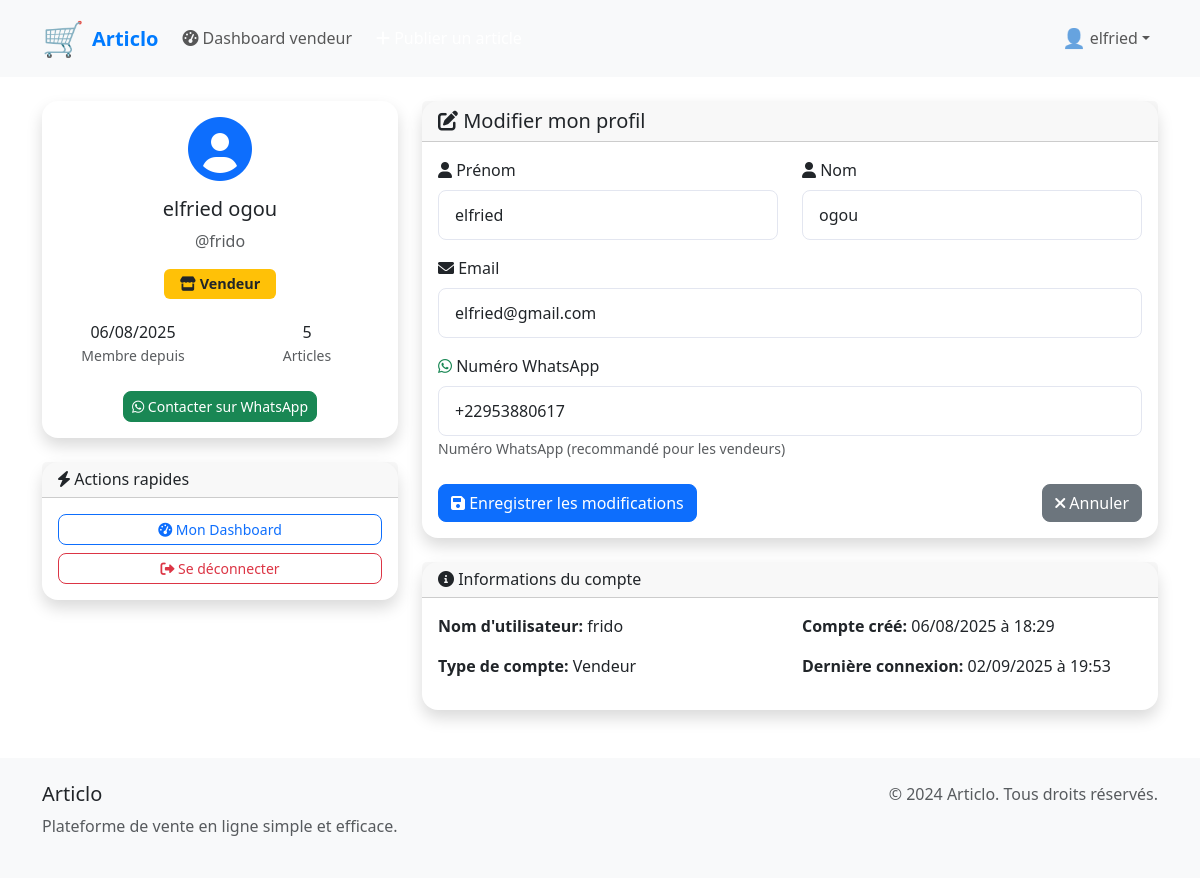
The page /profile/ (signed in) on the database its author committed.
### users/models.py (models this page shows, shortened)
class User(AbstractUser):
    ROLE_CHOICES = (
        ('admin', 'Administrateur'),
        ('seller', 'Vendeur'),
        ('client', 'Client'),
    )
    role = models.CharField(max_length=10, choices=ROLE_CHOICES, default='client')
    whatsapp_number = models.CharField(max_length=20, blank=True, null=True, help_text="Numéro WhatsApp pour les vendeurs")
    groups = models.ManyToManyField(
        'auth.Group',
        verbose_name='groups',
        blank=True,
        help_text='The groups this user belongs to.',
        related_name='custom_user_set',
        related_query_name='custom_user',
    )
    user_permissions = models.ManyToManyField(
        'auth.Permission',
        verbose_name='user permissions',
        blank=True,
        help_text='Specific permissions for this user.',
        related_name='custom_user_set',
        related_query_name='custom_user',
    )

### users/views.py (the view)
# urls.py: path('profile/', profile_view, name='profile'),
@login_required
def profile_view(request):
    if request.method == 'POST':
        form = UserProfileForm(request.POST, instance=request.user)
        if form.is_valid():
            form.save()
            messages.success(request, 'Votre profil a été mis à jour avec succès !')
            return redirect('users:profile')
    else:
        form = UserProfileForm(instance=request.user)
    context = {
        'form': form,
        'user': request.user
    }
    return render(request, 'users/profile.html', context)

### users/forms.py
class UserProfileForm(forms.ModelForm):
    class Meta:
        model = User
        fields = ('first_name', 'last_name', 'email', 'whatsapp_number')
        widgets = {
            'first_name': forms.TextInput(attrs={
                'class': 'form-control',
                'placeholder': 'Votre prénom'
            }),
            'last_name': forms.TextInput(attrs={
                'class': 'form-control',
                'placeholder': 'Votre nom'
            }),
            'email': forms.EmailInput(attrs={
                'class': 'form-control',
                'placeholder': 'Votre email'
            }),
            'whatsapp_number': forms.TextInput(attrs={
                'class': 'form-control',
                'placeholder': '+33123456789'
            }),
        }
    def __init__(self, *args, **kwargs):
        super().__init__(*args, **kwargs)
        self.fields['whatsapp_number'].help_text = "Numéro WhatsApp (recommandé pour les vendeurs)"

### users/templates/users/profile.html (shortened to what this page needs)
{% extends 'base.html' %}
{% block content %}
<div class="container mt-4">
    <div class="row">
        <div class="col-md-4">
            <div class="card shadow mb-4">
                <div class="card-body text-center">
                    <div class="mb-3">
                        <i class="fas fa-user-circle text-primary" style="font-size: 4rem;"></i>
                    </div>
                    <h5 class="card-title">{{ user.first_name }} {{ user.last_name }}</h5>
                    <p class="text-muted">@{{ user.username }}</p>
                    <div class="badge-container mb-3">
                        {% if user.role == 'seller' %}
                            <span class="badge bg-warning text-dark">
                                <i class="fas fa-store"></i> Vendeur
                            </span>
                        {% elif user.role == 'admin' %}
                            <span class="badge bg-danger">
                                <i class="fas fa-crown"></i> Administrateur
                            </span>
                        {% else %}
                            <span class="badge bg-primary">
                                <i class="fas fa-shopping-cart"></i> Client
                            </span>
                        {% endif %}
                    </div>
                    <div class="user-stats">
                        <div class="row text-center">
                            <div class="col-6">
                                <div class="stat-item">
                                    <h6 class="mb-0">{{ user.date_joined|date:"d/m/Y" }}</h6>
                                    <small class="text-muted">Membre depuis</small>
                                </div>
                            </div>
                            <div class="col-6">
                                <div class="stat-item">
                                    {% if user.role == 'seller' %}
                                        <h6 class="mb-0">{{ user.articles.count }}</h6>
                                        <small class="text-muted">Article{{ user.articles.count|pluralize }}</small>
                                    {% else %}
                                        <h6 class="mb-0">{{ user.last_login|date:"d/m/Y" }}</h6>
                                        <small class="text-muted">Dernière connexion</small>
                                    {% endif %}
                                </div>
                            </div>
                        </div>
                    </div>
                    {% if user.whatsapp_number %}
                        <div class="mt-3">
                            <a href="https://wa.me/{{ user.whatsapp_number }}"
                               target="_blank"
                               class="btn btn-success btn-sm">
                                <i class="fab fa-whatsapp"></i>
                                Contacter sur WhatsApp
                            </a>
                        </div>
                    {% endif %}
                </div>
            </div>
            <div class="card shadow">
                <div class="card-header">
                    <h6 class="mb-0">
                        <i class="fas fa-bolt"></i>
                        Actions rapides
                    </h6>
                </div>
                <div class="card-body">
                    <div class="d-grid gap-2">
                        {% if user.role == 'seller' %}
                            <a href="{% url 'seller_dashboard' %}" class="btn btn-outline-primary btn-sm">
                                <i class="fas fa-tachometer-alt"></i>
                                Mon Dashboard
                            </a>
                        {% endif %}
                        <a href="{% url 'users:logout' %}" class="btn btn-outline-danger btn-sm">
                            <i class="fas fa-sign-out-alt"></i>
                            Se déconnecter
                        </a>
                    </div>
                </div>
            </div>
        </div>
        <div class="col-md-8">
            <div class="card shadow">
                <div class="card-header">
                    <h5 class="mb-0">
                        <i class="fas fa-edit"></i>
                        Modifier mon profil
                    </h5>
                </div>
                <div class="card-body">
                    <form method="post">
                        <div class="row">
                            <div class="col-md-6">
                                <div class="form-group mb-3">
                                    <label for="{{ form.first_name.id_for_label }}" class="form-label">
                                        <i class="fas fa-user"></i> Prénom
                                    </label>
                                    {{ form.first_name }}
                                </div>
                            </div>
                            <div class="col-md-6">
                                <div class="form-group mb-3">
                                    <label for="{{ form.last_name.id_for_label }}" class="form-label">
                                        <i class="fas fa-user"></i> Nom
                                    </label>
                                    {{ form.last_name }}
                                </div>
                            </div>
                        </div>
                        <div class="form-group mb-3">
                            <label for="{{ form.email.id_for_label }}" class="form-label">
                                <i class="fas fa-envelope"></i> Email
                            </label>
                            {{ form.email }}
                        </div>
                        <div class="form-group mb-4">
                            <label for="{{ form.whatsapp_number.id_for_label }}" class="form-label">
                                <i class="fab fa-whatsapp text-success"></i> Numéro WhatsApp
                            </label>
                            {{ form.whatsapp_number }}
                            <small class="text-muted">{{ form.whatsapp_number.help_text }}</small>
                        </div>
                        <div class="d-flex justify-content-between">
                            <button type="submit" class="btn btn-primary">
                                <i class="fas fa-save"></i>
                                Enregistrer les modifications
                            </button>
                            <a href="{% url 'home' %}" class="btn btn-secondary">
                                <i class="fas fa-times"></i>
                                Annuler
                            </a>
                        </div>
                    </form>
                </div>
            </div>
            <div class="card shadow mt-4">
                <div class="card-header">
                    <h6 class="mb-0">
                        <i class="fas fa-info-circle"></i>
                        Informations du compte
                    </h6>
                </div>
                <div class="card-body">
                    <div class="row">
                        <div class="col-md-6">
                            <p><strong>Nom d'utilisateur:</strong> {{ user.username }}</p>
                            <p><strong>Type de compte:</strong> {{ user.get_role_display }}</p>
                        </div>
                        <div class="col-md-6">
                            <p><strong>Compte créé:</strong> {{ user.date_joined|date:"d/m/Y à H:i" }}</p>
                            <p><strong>Dernière connexion:</strong> {{ user.last_login|date:"d/m/Y à H:i"|default:"Jamais" }}</p>
                        </div>
                    </div>
                </div>
            </div>
        </div>
    </div>
</div>
{% endblock %}
{% block extra_css %}
<link rel="stylesheet" href="https://cdnjs.cloudflare.com/ajax/libs/font-awesome/6.0.0/css/all.min.css">
{% endblock %}

### templates/base.html (shortened to what this page needs)
<!DOCTYPE html>
<html lang="fr">
<head>
    <link href="https://cdn.jsdelivr.net/npm/bootstrap@5.3.0/dist/css/bootstrap.min.css" rel="stylesheet">
    {% block extra_css %}{% endblock %}
</head>
<body>
    <nav class="navbar navbar-expand-lg navbar-light bg-light">
        <div class="container">
            <a class="navbar-brand d-flex align-items-center" href="{% url 'home' %}">
                <span style="font-size:1.7em;">🛒</span>
                <span class="ms-2" style="font-weight:bold; color:#007bff;">Articlo</span>
            </a>
            <div class="collapse navbar-collapse" id="navbarNav">
                <ul class="navbar-nav me-auto">
                    {% if user.is_authenticated and user.role == 'seller' %}
                        <li class="nav-item">
                            <a class="nav-link" href="{% url 'seller_dashboard' %}"><i class="fas fa-tachometer-alt"></i> Dashboard vendeur</a>
                        </li>
                        <li class="nav-item">
                            <a class="nav-link btn btn-success text-white ms-2" href="{% url 'articles:create' %}"><i class="fas fa-plus"></i> Publier un article</a>
                        </li>
                    {% endif %}
                </ul>
                <ul class="navbar-nav">
                    {% if user.is_authenticated %}
                        <li class="nav-item dropdown">
                            <a class="nav-link dropdown-toggle d-flex align-items-center" href="#" id="navbarDropdown" role="button" data-bs-toggle="dropdown">
                                <span style="font-size:1.2em;">👤</span>
                                <span class="ms-1">{{ user.first_name|default:user.username }}</span>
                            </a>
                        </li>
                    {% endif %}
                </ul>
            </div>
        </div>
    </nav>
    <main>
        {% block content %}
        {% endblock %}
    </main>
    <footer class="py-4 mt-5">
        <div class="container">
            <div class="row">
                <div class="col-md-6">
                    <h5>Articlo</h5>
                    <p class="text-muted">Plateforme de vente en ligne simple et efficace.</p>
                </div>
                <div class="col-md-6 text-md-end">
                    <p class="text-muted">&copy; 2024 Articlo. Tous droits réservés.</p>
                </div>
            </div>
        </div>
    </footer>
</body>
</html>

### templates/base.html (style rules this page uses)
.navbar-brand { font-weight: bold; color: #007bff !important; }
footer { background-color: #f8f9fa; margin-top: 50px; }

### users/templates/users/profile.html (style rules this page uses)
.card { border: none; border-radius: 1rem; }
.stat-item { padding: 0.5rem 0; }
.badge { font-size: 0.9rem; padding: 0.5rem 1rem; }
.form-control { border-radius: 0.5rem; border: 1px solid #e3e6f0; padding: 0.75rem 1rem; }
.btn { border-radius: 0.5rem; transition: all 0.3s ease; }

### rows shown on the page
User: first_name "elfried", last_name "ogou", username "frido", date_joined "06/08/2025", articles.count "5", email "elfried@gmail.com", whatsapp_number "+22953880617", role "Vendeur", date_joined "06/08/2025 à 18:29", last_login "02/09/2025 à 19:53"
